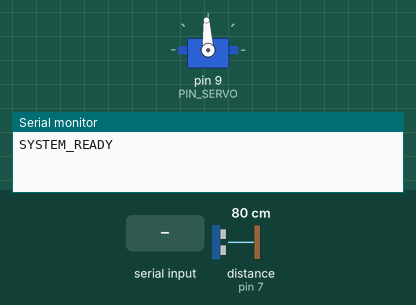
Recording of a sketch running on a simulated Arduino Uno, built with avr-gcc and run on an emulated ATmega328P. Parts: servo, the last lines printed to the serial monitor. Wiring (inferred from the names in the program): ultrasonic range finder: trigger pin 6; echo pin 7. The test bench sets the inputs (shaded band); at power-on: distance to the obstacle (sensor on pin 7) 80 cm. The echo pulse lasts 58.3 µs per cm.

Above: at 1.2 s.
1.3 s: "S" received over Serial
At 2.5 s:
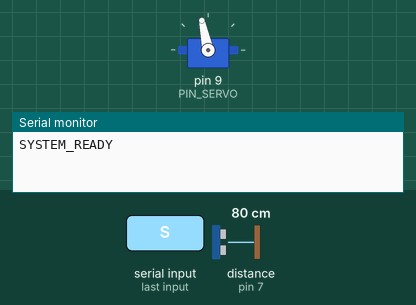
2.8 s: distance to the obstacle (sensor on pin 7) set to 2 cm
At 3.7 s:
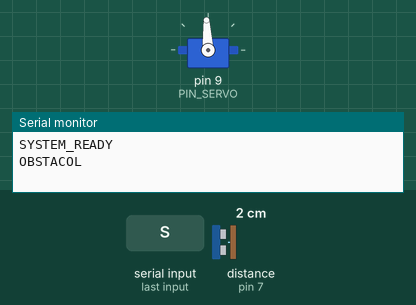
4.3 s: distance to the obstacle (sensor on pin 7) set to 18 cm
At 5.5 s:
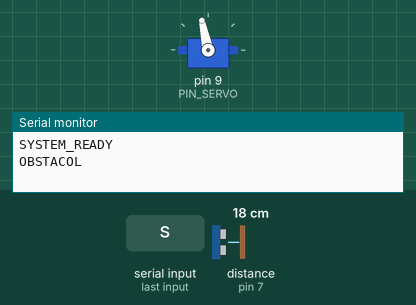
5.8 s: distance to the obstacle (sensor on pin 7) set to 4 cm
At 6.6 s:
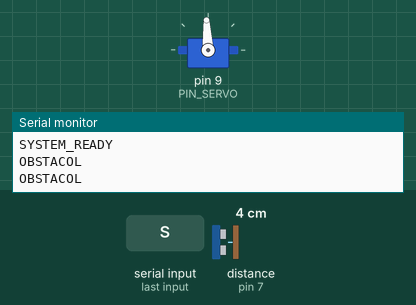
Timing chart, 0 to 8.3 s (numbered marks = the images above; inputs shaded):
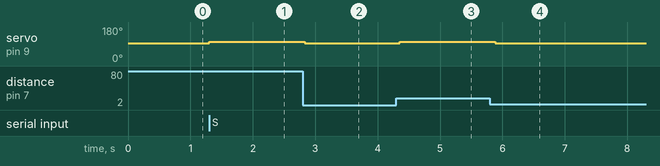

The sketch:

conveior_firmware.ino
```cpp
/*
 * Firmware AOI PCB System
 * Placa: NextLabTech A1 (ATmega328PB)
 * Motor: Servo GoBilda (Continuous Rotation)
 * Senzor: HC-SR04 Ultrasonic
 */

#include <Servo.h>

// --- PINOUT ---
const int PIN_TRIG = 6;
const int PIN_ECHO = 7;
const int PIN_SERVO = 9;

Servo conveyorServo;

// --- CONFIGURARE VITEZĂ (Calibrare Servo Continuu) ---
// 1500 = STOP
// <1500 = Sens Invers
// >1500 = Sens Normal
const int SPEED_STOP = 1500;
const int SPEED_RUN  = 1600; // Ajustează 1600-1900 pentru viteza dorită

// --- VARIABILE SISTEM ---
bool isRunning = false;
bool obstacleDetected = false;
long lastSensorTime = 0;

void setup() {
  Serial.begin(9600);

  conveyorServo.attach(PIN_SERVO);
  conveyorServo.writeMicroseconds(SPEED_STOP);

  pinMode(PIN_TRIG, OUTPUT);
  pinMode(PIN_ECHO, INPUT);

  Serial.println("SYSTEM_READY");
}

void loop() {
  // 1. Ascultăm comenzi de la Python (PC)
  if (Serial.available() > 0) {
    char cmd = Serial.read();
    if (cmd == 'S') { // START
      isRunning = true;
      obstacleDetected = false;
      // Mic impuls să plece de pe loc dacă e blocat
      conveyorServo.writeMicroseconds(SPEED_RUN);
    }
    else if (cmd == 'O') { // STOP
      isRunning = false;
      conveyorServo.writeMicroseconds(SPEED_STOP);
    }
  }

  // 2. Verificăm Senzorul (Non-blocking, la 100ms)
  if (millis() - lastSensorTime > 100) {
    checkSensor();
    lastSensorTime = millis();
  }

  // 3. Control Motor
  if (isRunning && !obstacleDetected) {
    conveyorServo.writeMicroseconds(SPEED_RUN);
  } else {
    conveyorServo.writeMicroseconds(SPEED_STOP);
  }
}

void checkSensor() {
  digitalWrite(PIN_TRIG, LOW);
  delayMicroseconds(2);
  digitalWrite(PIN_TRIG, HIGH);
  delayMicroseconds(10);
  digitalWrite(PIN_TRIG, LOW);

  long duration = pulseIn(PIN_ECHO, HIGH, 5000); // Timeout mic
  int distance = duration * 0.034 / 2;

  if (duration == 0) return; // Eroare citire

  // Logică Oprire la PCB (< 6 cm)
  if (distance > 0 && distance < 6) {
    if (!obstacleDetected) {
      obstacleDetected = true;
      Serial.println("OBSTACOL"); // Anunțăm Python-ul
    }
  } else {
    // Dacă obstacolul a dispărut (ex: am luat piesa manual)
    if (obstacleDetected && distance > 10) {
       obstacleDetected = false;
    }
  }
}
```

Measured:
- after the input at 1.3 s, servo on pin 9 (PIN_SERVO): 93° → 102° at once
- after the input at 2.8 s, servo on pin 9 (PIN_SERVO): 102° → 93° at once
- after the input at 4.3 s, servo on pin 9 (PIN_SERVO): 93° → 102° after 0.05 s
- after the input at 5.8 s, servo on pin 9 (PIN_SERVO): 102° → 93° after 0.08 s
